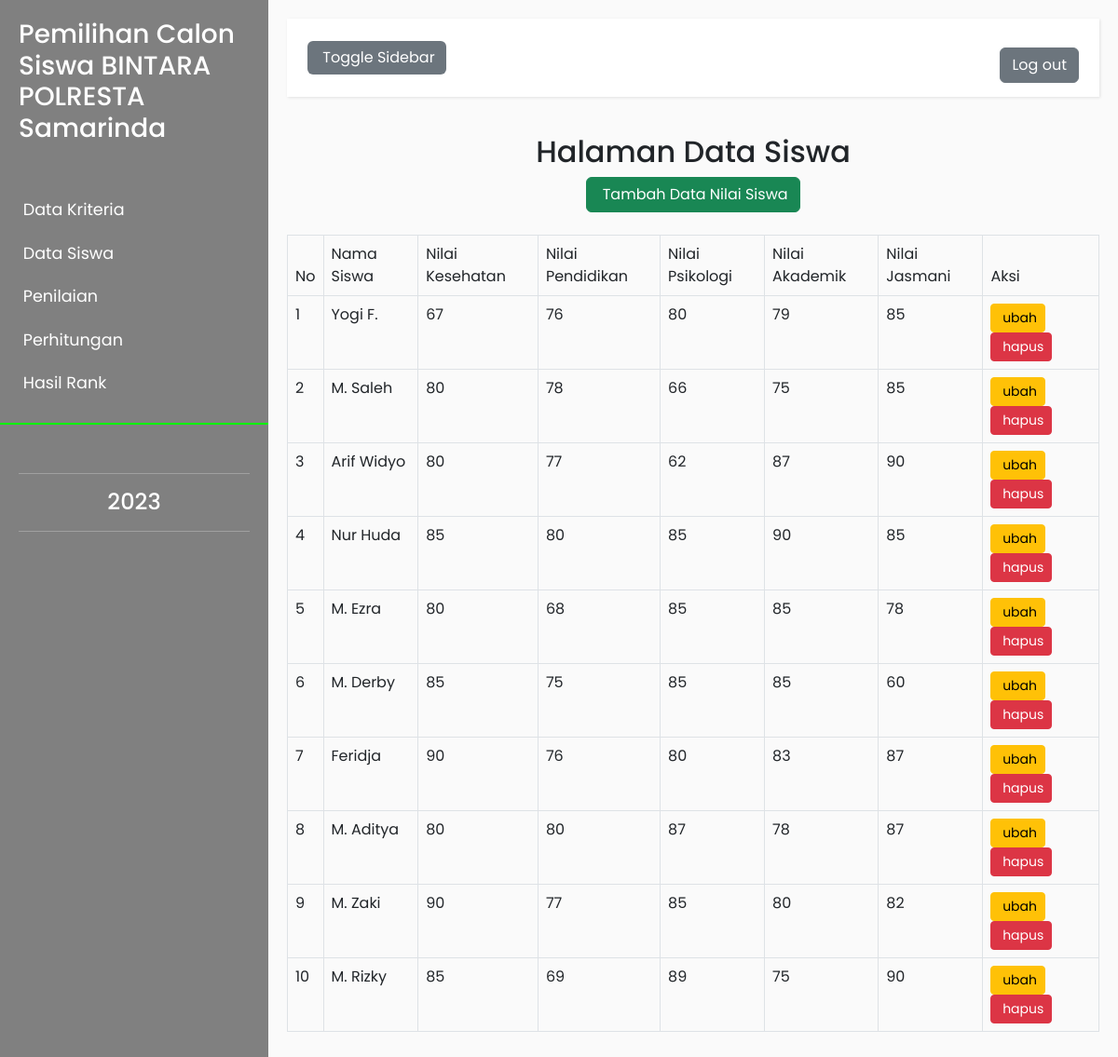
Screenshot of /admin/penilaian/data_nilai.php with the database file from the repository.
### tables this page shows
CREATE TABLE `nilai_siswa` (
  `id_nilai` int(11) NOT NULL,
  `nama_siswa` varchar(255) NOT NULL,
  `nilai_kesehatan` double NOT NULL,
  `nilai_pendidikan` double NOT NULL,
  `nilai_psikologi` double NOT NULL,
  `nilai_akademik` double NOT NULL,
  `nilai_jasmani` double NOT NULL,
  `ki` double NOT NULL,
  `id_penilai` int(11) NOT NULL
);

### admin/penilaian/data_nilai.php (the view, shortened to what this page needs)
<?php
include "../../koneksi.php";
 ?>
<!DOCTYPE html>
<html>
    <head>
        <link rel="stylesheet" href="../..\assets\bootstrap\css\bootstrap.css">
        <link rel="stylesheet" href="../../assets/index.css">
    </head>
    <body>
        <div class="wrapper">
            <nav id="sidebar" style="background-color: #808080;">
                <div class="sidebar-header" style="background-color: #808080;">
                    <a href="../index-admin.php">
                    <h3>Pemilihan Calon Siswa BINTARA POLRESTA Samarinda</h3>
                        </a></strong>
                </div>
                <ul class="list-unstyled components">
                    <li>
                        <a href="../data_kriteria/data_kriteria.php">
                            Data Kriteria
                        </a>
                        <a href="../data_siswa/data_siswa.php" aria-expanded="false">
                            Data Siswa
                        </a>
                        <a href="data_nilai.php" aria-expanded="false">
                            Penilaian
                        </a>
                        <a href="../perankingan/perankingan.php" aria-expanded="false">
                            Perhitungan
                        </a>
                        <a href="../hasil_rank.php" aria-expanded="false">
                            Hasil Rank
                        </a>
                    </li>
                </ul>
                <ul class="list-unstyled CTAs">
                    <hr>
                    <center>
                        <h4><?php echo date('Y') ?></h4>
                    </center>
                    <hr>
                </ul>
            </nav>
            <div class="container-fluid" id="content">
                <nav class="navbar navbar-default">
                    <div class="container-fluid">
                        <div class="navbar-header">
                            <button type="button" id="sidebarCollapse" class="btn btn-secondary navbar-btn">
                                <span>Toggle Sidebar</span>
                            </button>
                        </div>
                        <ul class="nav navbar-nav navbar-right">
                            <p></p><div class="dropdown">
                                <button class="btn btn-secondary"><a href="../logout.php">Log out</a></button>
                            </div>
                        </ul>
                    </div>
                </nav>
                <div class="panel panel-default">
                <center>
                <div class="panel panel-heading">
                    <h2>Halaman Data Siswa</h2>
                    <a href="tambah_nilai.php" class="btn btn-success btn-fill">
                    <span>Tambah Data Nilai Siswa</span>
                    </a>
                    <br><br>
                </div>
                <div class="panel-body">
                		<table class="table table-hover table-bordered">
                			<thead>
                				<tr>
                					<td>No</td>
                					<td>Nama Siswa</td>
                                    <td>Nilai Kesehatan</td>
                                    <td>Nilai Pendidikan</td>
                                    <td>Nilai Psikologi</td>
                                    <td>Nilai Akademik</td>
                                    <td>Nilai Jasmani</td>
                					<td>Aksi</td>
                				</tr>
                			</thead>
                			<tbody>
                				<?php
		                          $sql = "SELECT * FROM nilai_siswa";
                                  $no = 1;
		                        foreach ($dbh->query($sql) as $data) :
		                        ?>
		                        <tr>
		                        	<td><?php echo $no; ?></td>
                                    <td><?php echo $data['nama_siswa']; ?></td>
		                        	<td><?php echo $data['nilai_kesehatan'] ?></td>
                                    <td><?php echo $data['nilai_pendidikan'] ?></td>
                                    <td><?php echo $data['nilai_psikologi'] ?></td>
                                    <td><?php echo $data['nilai_akademik'] ?></td>
                                    <td><?php echo $data['nilai_jasmani'] ?></td>
		                        	<td>
					                      <a href="edit_nilai.php?siswa=<?php echo $data['id_nilai'] ?>" class="btn btn-warning btn-sm btn-fill btn-block">
			                              <span>ubah</span>
			                            </a>
                                         <a class="btn btn-danger btn-sm btn-fill btn-block" href="hapus_nilai.php?id=<?php echo $data['id_nilai'] ?>" onclick="return confirm('Apa anda yakin dengan penghapusan data ???');">
                                                <span>hapus</span>
                                            </a>
		                        	</td>
		                        </tr>
		                        <?php
                                $no++;
		                        endforeach;
		                         ?>
                			</tbody>
                		</table>
                	</div>
                </div>
                </div>
        </div>
    </body>
</html>

### assets/index.css (style rules this page uses)
body { font-family: 'Poppins', sans-serif; background: #fafafa; }
a, a:hover, a:focus { color: inherit; text-decoration: none; transition: all 0.3s; }
.navbar { padding: 15px 10px; background: #fff; border: none; border-radius: 0; margin-bottom: 40px; box-shadow: 1px 1px 3px rgba(0, 0, 0, 0.1); }
.navbar-btn { box-shadow: none; outline: none !important; border: none; }
i, span { display: inline-block; }
.wrapper { display: flex; align-items: stretch; }
#sidebar { min-width: 288px; max-width: 250px; background: #0f0; color: #fff; transition: all 0.3s; }
#sidebar ul li a { text-align: left; }
#sidebar .sidebar-header { padding: 20px; background: #00FF00; }
#sidebar ul.components { padding: 20px 0; border-bottom: 2px solid #0f0; }
#sidebar ul li a { padding: 10px; font-size: 1.1em; display: block; }
a[aria-expanded="false"]::before, a[aria-expanded="true"]::before { content: '\e259'; display: block; position: absolute; right: 20px; font-family: 'Glyphicons Halflings'; font-size: 0.6em; }
ul.CTAs { padding: 20px; }
#content { padding: 20px; min-height: 100vh; transition: all 0.3s; }

### rows the page displays
nilai_siswa: nama_siswa "Yogi F.", nilai_kesehatan "67", nilai_pendidikan "76", nilai_psikologi "80", nilai_akademik "79", nilai_jasmani "85"
nilai_siswa: nama_siswa "M. Saleh", nilai_kesehatan "80", nilai_pendidikan "78", nilai_psikologi "66", nilai_akademik "75", nilai_jasmani "85"
nilai_siswa: nama_siswa "Arif Widyo", nilai_kesehatan "80", nilai_pendidikan "77", nilai_psikologi "62", nilai_akademik "87", nilai_jasmani "90"
nilai_siswa: nama_siswa "Nur Huda", nilai_kesehatan "85", nilai_pendidikan "80", nilai_psikologi "85", nilai_akademik "90", nilai_jasmani "85"
nilai_siswa: nama_siswa "M. Ezra", nilai_kesehatan "80", nilai_pendidikan "68", nilai_psikologi "85", nilai_akademik "85", nilai_jasmani "78"
nilai_siswa: nama_siswa "M. Derby", nilai_kesehatan "85", nilai_pendidikan "75", nilai_psikologi "85", nilai_akademik "85", nilai_jasmani "60"
nilai_siswa: nama_siswa "Feridja", nilai_kesehatan "90", nilai_pendidikan "76", nilai_psikologi "80", nilai_akademik "83", nilai_jasmani "87"
nilai_siswa: nama_siswa "M. Aditya", nilai_kesehatan "80", nilai_pendidikan "80", nilai_psikologi "87", nilai_akademik "78", nilai_jasmani "87"
nilai_siswa: nama_siswa "M. Zaki", nilai_kesehatan "90", nilai_pendidikan "77", nilai_psikologi "85", nilai_akademik "80", nilai_jasmani "82"
nilai_siswa: nama_siswa "M. Rizky", nilai_kesehatan "85", nilai_pendidikan "69", nilai_psikologi "89", nilai_akademik "75", nilai_jasmani "90"
